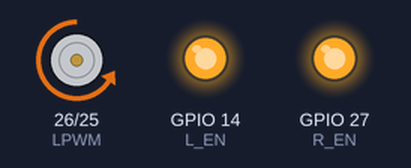
A sketch run on a simulated ESP32. Shown: motor-driver pin pairs drawn as motors (green arrow = first pin HIGH = forward, orange = second pin HIGH = backward, longer = more drive), output pins drawn as LEDs (lit = HIGH).

Above: at 1.0 s.
At 2.5 s:
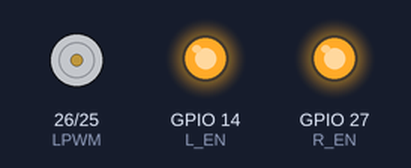
At 4.0 s:
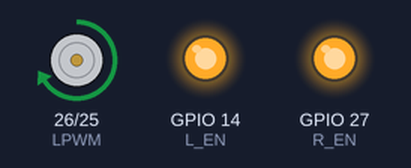
Timing chart, 0 to 7.8 s (numbered marks = the images above):
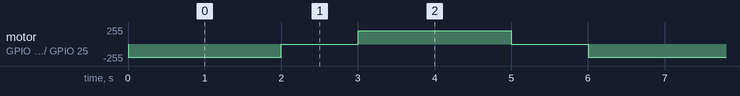

The sketch:

motor_control.ino
```cpp
#include <Arduino.h>

const int RPWM = 25;
const int LPWM = 26;
const int R_EN = 27;
const int L_EN = 14;

const int CH_R = 0;
const int CH_L = 1;

const int PWM_FREQ = 20000;
const int PWM_RES = 8;

void stopMotor() {
  ledcWrite(CH_R, 0);
  ledcWrite(CH_L, 0);
}

void moveForward(uint8_t speed) {
  ledcWrite(CH_L, 0);
  ledcWrite(CH_R, speed);
}

void moveBackward(uint8_t speed) {
  ledcWrite(CH_R, 0);
  ledcWrite(CH_L, speed);
}

void setup() {
  pinMode(R_EN, OUTPUT);
  pinMode(L_EN, OUTPUT);

  digitalWrite(R_EN, HIGH);
  digitalWrite(L_EN, HIGH);

  ledcSetup(CH_R, PWM_FREQ, PWM_RES);
  ledcAttachPin(RPWM, CH_R);

  ledcSetup(CH_L, PWM_FREQ, PWM_RES);
  ledcAttachPin(LPWM, CH_L);

  stopMotor();
}

void loop() {
  moveForward(200);
  delay(2000);

  stopMotor();
  delay(1000);

  moveBackward(200);
  delay(2000);

  stopMotor();
  delay(1000);
}
```

Measured:
- by itself, motor on GPIO 26 (LPWM) / GPIO 25 (RPWM): repeats every 6.0 s: stopped 1.0 s, forward 199/255 2.0 s, stopped 1.0 s, backward 199/255 2.0 s
